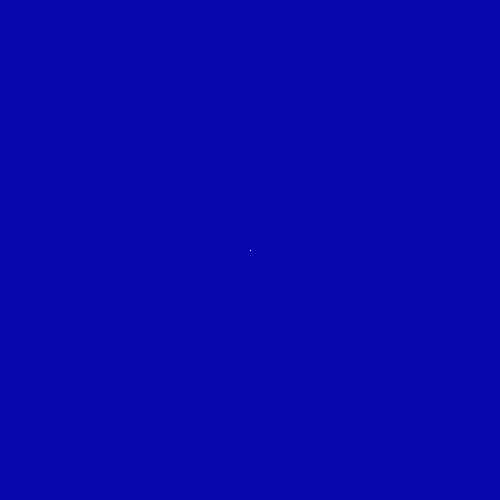
Frame 1 (no input)
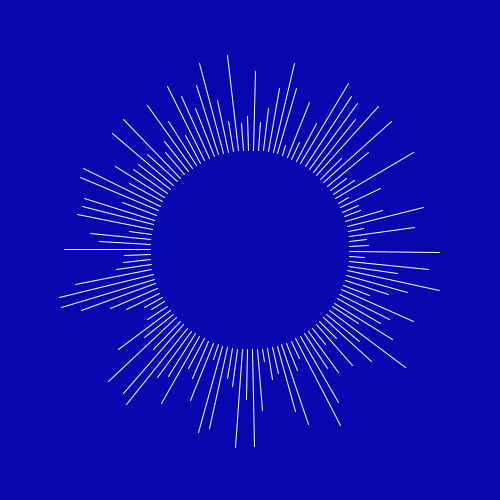
Frame 60 (the mouse pressed at the canvas centre just before this capture)
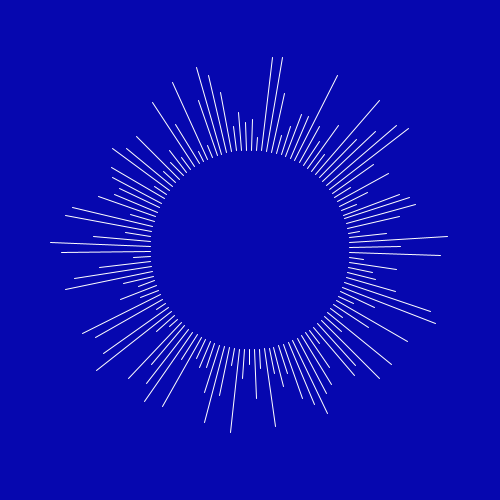
Frame 120 (the mouse held since frame 60 and released just before this capture)

The Processing sketch that drew these frames (run headless with seeded random() and noise(); from frame 60 on, the mouse is pressed at the canvas centre):

// Processing sketch: sketch_05012017
// ── sketch_05012017.pde
Line[] line = new Line[126];
int constant = 250;
float angle = 0.05;
int scalar = 100;
float scalar2;
float speed = 0.05;
float increase = 0;
float size =10;
boolean grow = true;

void setup(){
size(500,500);
smooth();
frameRate(10);
for(int i=0; i<line.length; i++){
  line[i] = new Line(250, 250, 250,250);
}
}

void draw(){
  background(6,7,175);
   for(int i = 0; i<line.length; i++){
     println(i);
    fill(6,9,175);
    stroke(255);
    line[i].display();
     line[i].resized();
   }
}

class Line{
  float x, y, x2, y2;
  Line(float new_x, float new_y, float new_x2, float new_y2){
    x = new_x;
    y = new_y;
    x2 = new_x2;
    y2 = new_y2;
  }
  
  void display(){
    line(x,y,x2,y2);
  }
  
  void resized(){
    scalar2 = random(110,200);
    x = constant + sin(angle) * scalar;
    y = constant + cos(angle) * scalar;
    x2 = constant + sin(angle) * scalar2;
    y2 = constant + cos(angle) * scalar2;
    angle = angle + speed;
  }
}
